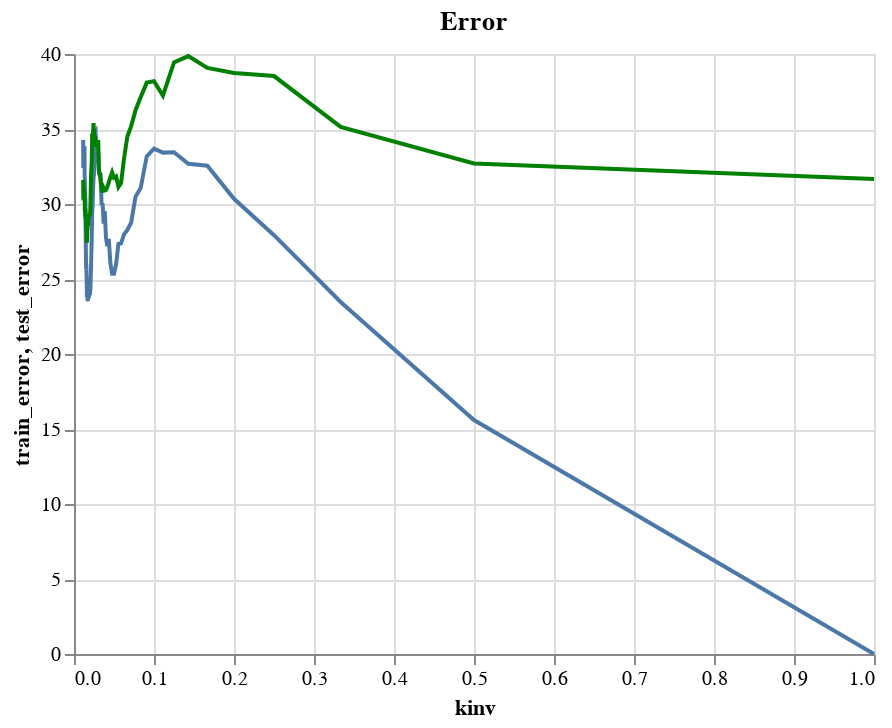

The notebook cell this image was saved under:
### Code cell
clftrain+clftest

### Figure 1 — Vega-Lite specification as saved in the notebook (floating-point values rounded to 4 significant figures)
{"config": {"view": {"continuousWidth": 400, "continuousHeight": 300}}, "layer": [{"mark": "line", "encoding": {"x": {"type": "quantitative", "field": "kinv"}, "y": {"type": "quantitative", "field": "train_error"}}}, {"mark": {"type": "line", "color": "green"}, "encoding": {"x": {"type": "quantitative", "field": "kinv"}, "y": {"type": "quantitative", "field": "test_error"}}, "title": "Error"}], "data": {"name": "data-3c6aad457daacf4fea7b1bf0a2f11f72"}, "$schema": "https://vega.github.io/schema/vega-lite/v4.8.1.json", "datasets": {"data-3c6aad457daacf4fea7b1bf0a2f11f72": [{"k": 1, "train_error": 0.0, "test_error": 31.67, "kinv": 1.0}, {"k": 2, "train_error": 15.6, "test_error": 32.7, "kinv": 0.5}, {"k": 3, "train_error": 23.47, "test_error": 35.14, "kinv": 0.3333}, {"k": 4, "train_error": 27.92, "test_error": 38.53, "kinv": 0.25}, {"k": 5, "train_error": 30.34, "test_error": 38.74, "kinv": 0.2}, {"k": 6, "train_error": 32.55, "test_error": 39.07, "kinv": 0.1667}, {"k": 7, "train_error": 32.68, "test_error": 39.86, "kinv": 0.1429}, {"k": 8, "train_error": 33.45, "test_error": 39.44, "kinv": 0.125}, {"k": 9, "train_error": 33.43, "test_error": 37.23, "kinv": 0.1111}, {"k": 10, "train_error": 33.69, "test_error": 38.18, "kinv": 0.1}, {"k": 11, "train_error": 33.17, "test_error": 38.09, "kinv": 0.09091}, {"k": 12, "train_error": 31.06, "test_error": 37.11, "kinv": 0.08333}, {"k": 13, "train_error": 30.48, "test_error": 36.25, "kinv": 0.07692}, {"k": 14, "train_error": 28.76, "test_error": 35.2, "kinv": 0.07143}, {"k": 15, "train_error": 28.28, "test_error": 34.48, "kinv": 0.06667}, {"k": 16, "train_error": 27.98, "test_error": 33.02, "kinv": 0.0625}, {"k": 17, "train_error": 27.38, "test_error": 31.4, "kinv": 0.05882}, {"k": 18, "train_error": 27.34, "test_error": 31.14, "kinv": 0.05556}, {"k": 19, "train_error": 25.99, "test_error": 31.84, "kinv": 0.05263}, {"k": 20, "train_error": 25.34, "test_error": 31.75, "kinv": 0.05}, {"k": 21, "train_error": 25.34, "test_error": 32.11, "kinv": 0.04762}, {"k": 22, "train_error": 26.07, "test_error": 31.79, "kinv": 0.04545}, {"k": 23, "train_error": 27.68, "test_error": 31.44, "kinv": 0.04348}, {"k": 24, "train_error": 27.18, "test_error": 31.13, "kinv": 0.04167}, {"k": 25, "train_error": 27.72, "test_error": 30.94, "kinv": 0.04}, {"k": 26, "train_error": 29.53, "test_error": 30.91, "kinv": 0.03846}, {"k": 27, "train_error": 28.69, "test_error": 31.07, "kinv": 0.03704}, {"k": 28, "train_error": 30.06, "test_error": 30.78, "kinv": 0.03571}, {"k": 29, "train_error": 29.92, "test_error": 31.05, "kinv": 0.03448}, {"k": 30, "train_error": 31.98, "test_error": 31.49, "kinv": 0.03333}, {"k": 31, "train_error": 32.05, "test_error": 32.05, "kinv": 0.03226}, {"k": 32, "train_error": 32.05, "test_error": 32.16, "kinv": 0.03125}, {"k": 33, "train_error": 33.32, "test_error": 34.14, "kinv": 0.0303}, {"k": 34, "train_error": 34.01, "test_error": 34.14, "kinv": 0.02941}, {"k": 35, "train_error": 33.68, "test_error": 34.09, "kinv": 0.02857}, {"k": 36, "train_error": 33.89, "test_error": 34.1, "kinv": 0.02778}, {"k": 37, "train_error": 34.78, "test_error": 34.29, "kinv": 0.02703}, {"k": 38, "train_error": 34.71, "test_error": 34.55, "kinv": 0.02632}, {"k": 39, "train_error": 32.76, "test_error": 33.8, "kinv": 0.02564}, {"k": 40, "train_error": 31.95, "test_error": 34.72, "kinv": 0.025}, {"k": 41, "train_error": 31.74, "test_error": 35.39, "kinv": 0.02439}, {"k": 42, "train_error": 30.95, "test_error": 34.7, "kinv": 0.02381}, {"k": 43, "train_error": 29.86, "test_error": 34.6, "kinv": 0.02326}, {"k": 44, "train_error": 29.4, "test_error": 34.7, "kinv": 0.02273}, {"k": 45, "train_error": 27.93, "test_error": 32.92, "kinv": 0.02222}, {"k": 46, "train_error": 26.79, "test_error": 32.39, "kinv": 0.02174}, {"k": 47, "train_error": 25.71, "test_error": 31.84, "kinv": 0.02128}, {"k": 48, "train_error": 24.94, "test_error": 30.67, "kinv": 0.02083}, {"k": 49, "train_error": 24.3, "test_error": 29.69, "kinv": 0.02041}, {"k": 50, "train_error": 24.05, "test_error": 29.18, "kinv": 0.02}, {"k": 51, "train_error": 24.05, "test_error": 29.24, "kinv": 0.01961}, {"k": 52, "train_error": 24.0, "test_error": 29.24, "kinv": 0.01923}, {"k": 53, "train_error": 23.91, "test_error": 29.15, "kinv": 0.01887}, {"k": 54, "train_error": 23.92, "test_error": 29.3, "kinv": 0.01852}, {"k": 55, "train_error": 23.68, "test_error": 29.07, "kinv": 0.01818}, {"k": 56, "train_error": 23.78, "test_error": 28.97, "kinv": 0.01786}, {"k": 57, "train_error": 23.83, "test_error": 28.52, "kinv": 0.01754}, {"k": 58, "train_error": 23.52, "test_error": 28.67, "kinv": 0.01724}, {"k": 59, "train_error": 23.62, "test_error": 28.39, "kinv": 0.01695}, {"k": 60, "train_error": 24.03, "test_error": 28.24, "kinv": 0.01667}, {"k": 61, "train_error": 23.93, "test_error": 27.83, "kinv": 0.01639}, {"k": 62, "train_error": 23.93, "test_error": 27.43, "kinv": 0.01613}, {"k": 63, "train_error": 24.9, "test_error": 28.43, "kinv": 0.01587}, {"k": 64, "train_error": 25.48, "test_error": 28.36, "kinv": 0.01562}, {"k": 65, "train_error": 25.99, "test_error": 28.36, "kinv": 0.01538}, {"k": 66, "train_error": 25.64, "test_error": 28.56, "kinv": 0.01515}, {"k": 67, "train_error": 26.52, "test_error": 29.17, "kinv": 0.01493}, {"k": 68, "train_error": 27.45, "test_error": 29.25, "kinv": 0.01471}, {"k": 69, "train_error": 28.28, "test_error": 29.03, "kinv": 0.01449}, {"k": 70, "train_error": 30.32, "test_error": 29.7, "kinv": 0.01429}, {"k": 71, "train_error": 30.43, "test_error": 29.16, "kinv": 0.01408}, {"k": 72, "train_error": 31.09, "test_error": 29.67, "kinv": 0.01389}, {"k": 73, "train_error": 31.0, "test_error": 29.48, "kinv": 0.0137}, {"k": 74, "train_error": 31.78, "test_error": 29.71, "kinv": 0.01351}, {"k": 75, "train_error": 31.76, "test_error": 30.18, "kinv": 0.01333}, {"k": 76, "train_error": 33.72, "test_error": 30.74, "kinv": 0.01316}, {"k": 77, "train_error": 33.72, "test_error": 30.45, "kinv": 0.01299}, {"k": 78, "train_error": 33.72, "test_error": 30.45, "kinv": 0.01282}, {"k": 79, "train_error": 33.41, "test_error": 30.63, "kinv": 0.01266}, {"k": 80, "train_error": 33.1, "test_error": 30.74, "kinv": 0.0125}, {"k": 81, "train_error": 32.82, "test_error": 30.94, "kinv": 0.01235}, {"k": 82, "train_error": 32.92, "test_error": 31.05, "kinv": 0.0122}, {"k": 83, "train_error": 33.02, "test_error": 31.05, "kinv": 0.01205}, {"k": 84, "train_error": 32.82, "test_error": 30.86, "kinv": 0.0119}, {"k": 85, "train_error": 32.61, "test_error": 30.66, "kinv": 0.01176}, {"k": 86, "train_error": 32.4, "test_error": 30.64, "kinv": 0.01163}, {"k": 87, "train_error": 34.26, "test_error": 31.6, "kinv": 0.01149}]}}
